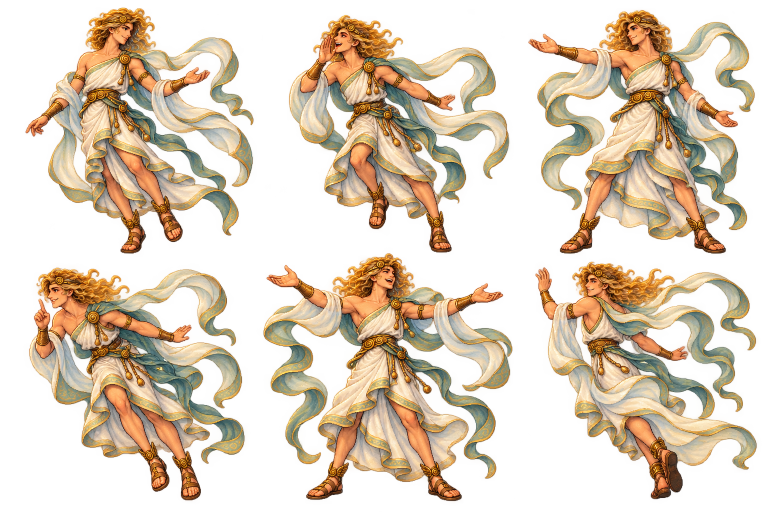
#> input picture Assets/act4_friends/aeolus_poses.png, 1536 x 1024 px (shown at 1/2 size); its folder holds 4 pictures in this run
$ python inspect_friends_assets.py
#> lines starting #> are read from the running program, lines starting #| are printed output that depends on the picture
from pathlib import Path
from PIL import Image
import json
root = Path(__file__).resolve().parent.parent / 'Assets/act4_friends'
result = {}
for name, cols, rows in [('aeolus_poses',3,2),('odysseus_bag_poses',3,2),('crew_poses',2,2),('winions_poses',2,2),('wind_bag',1,1)]:
    filename = 'crew_poses_v3' if name == 'crew_poses' else 'odysseus_bag_poses_v2' if name == 'odysseus_bag_poses' else name
    image = Image.open(root/(filename+'.png')).convert('RGBA')
#> image is the input picture: PIL image 1536x1024 RGBA; mean R, G, B, A 161.9, 130.7, 89.4, 111.3
    assert image.getchannel('A').getextrema()[0] == 0, name
    width, height = image.size
#> width = 1536; height = 1024
    regions = []
    for index in range(cols*rows):
        x,y = (index%cols)*(width//cols),(index//cols)*(height//rows)
        # The two crew rows have an asymmetric gutter at y=612.
        bottom_y = y+height//rows
        if name == 'crew_poses':
            y = 0 if index<2 else 612
            bottom_y = 612 if index<2 else height
        cell = image.crop((x,y,x+width//cols,bottom_y))
        # Metadata only: preserve original PNG pixels and alpha.
        mask = bytearray(cell.getchannel('A').point(lambda a: 1 if a>96 else 0).tobytes())
        cw,ch = cell.size
        components = []
        for origin in range(len(mask)):
            if not mask[origin]:
                continue
            stack,count = [origin],0
            mask[origin] = 0
            left,top,right,bottom = cw,ch,0,0
            while stack:
                pixel = stack.pop()
                px,py = pixel%cw,pixel//cw
                left,top,right,bottom = min(left,px),min(top,py),max(right,px+1),max(bottom,py+1)
                count += 1
                for adjacent in [pixel-1 if px else -1,pixel+1 if px<cw-1 else -1,pixel-cw if py else -1,pixel+cw if py<ch-1 else -1]:
                    if adjacent>=0 and mask[adjacent]:
                        mask[adjacent]=0
                        stack.append(adjacent)
            components.append((count,(left,top,right,bottom)))
        # Exclude tiny pieces from the neighboring row at an atlas gutter.
        components.sort(reverse=True)
        bounds = components[0][1] if components else None
        assert bounds, (name,index)
        left,top,right,bottom = bounds
        left,top = max(0,left-2),max(0,top-2)
        right,bottom = min(cell.width,right+2),min(cell.height,bottom+2)
        regions.append([x+left,y+top,right-left,bottom-top])
#> this loop made 6 passes
#> pass 1, `cell = image.crop((x,y,x+width//cols,bottom_y))`:
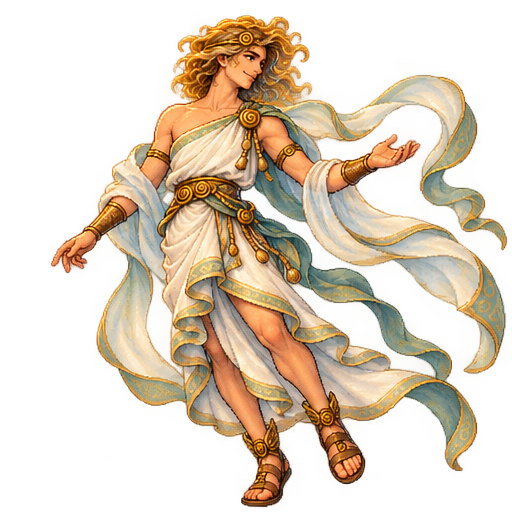
#> cell: PIL image 512x512 RGBA; mean R, G, B, A 160.8, 128.9, 88.1, 108; transparent parts drawn white
#> pass 2, `cell = image.crop((x,y,x+width//cols,bottom_y))`:
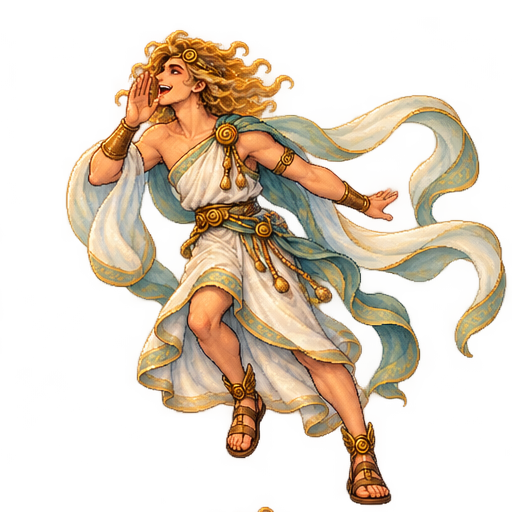
#> cell: PIL image 512x512 RGBA; mean R, G, B, A 163, 129.8, 86.6, 99.3; transparent parts drawn white
#> pass 3, `cell = image.crop((x,y,x+width//cols,bottom_y))`:
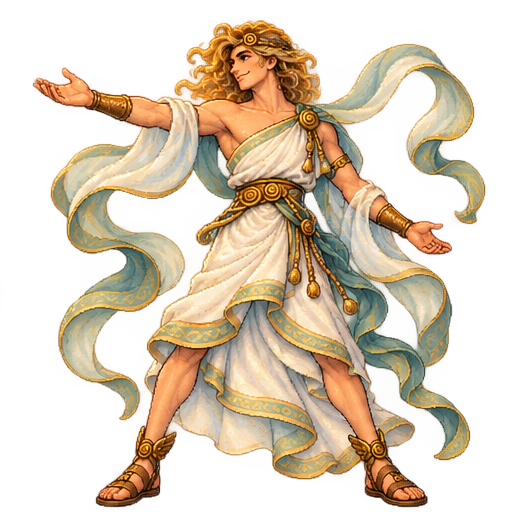
#> cell: PIL image 512x512 RGBA; mean R, G, B, A 172.6, 141.4, 98.5, 119.6; transparent parts drawn white
#> after the loop, regions = [[49, 13, 460, 496], [576, 28, 444, 479], [1055, 18, 456, 491], [56, 533, 435, 470], [525, 512, 499, 492], [1069, 522, 446, 478]]
    result[name]={'texture':'res://Assets/act4_friends/'+filename+'.png','regions':regions}
    print(name,image.size,regions)
#| aeolus_poses (1536, 1024) [[49, 13, 460, 496], [576, 28, 444, 479], [1055, 18, 456, 491], [56, 533, 435, 470], [525, 512, 499, 492], [1069, 522, 446, 478]]
#> (the run stopped early here; a loop or call above may not have finished)
